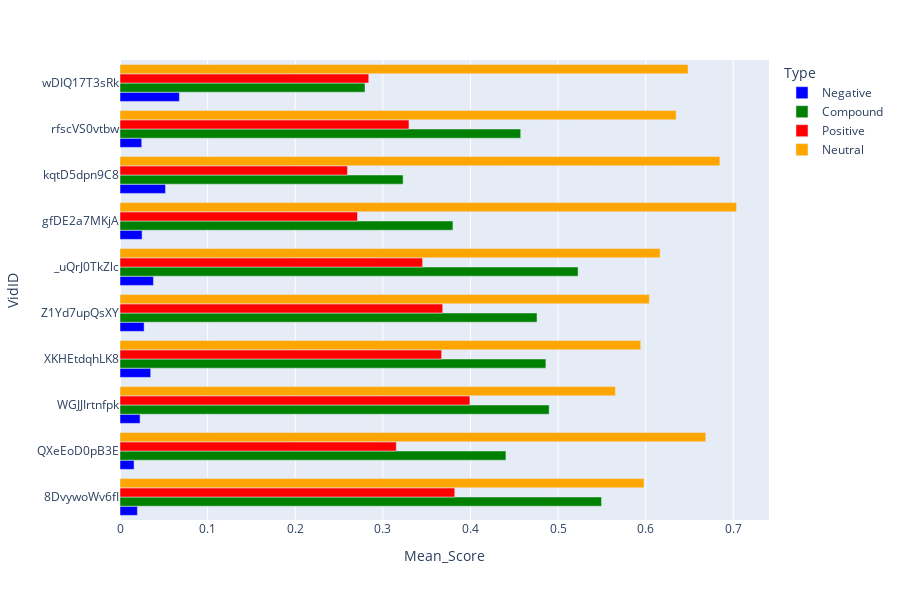

Notebook source saved alongside this figure:
### Code cell
colors = {"Neutral":"orange", "Negative":"blue", "Positive":"red", "Compound":"green"}
bar_fig = px.bar(sum_df_melt, y="VidID", x="Mean_Score", color="Type", barmode="group",
                color_discrete_map = colors, height=600)
bar_fig.show()

### Figure 1 — Plotly figure (JSON) as saved in the notebook; plotly's stock layout.template omitted (floating-point values rounded to 4 significant figures)
{"data": [{"alignmentgroup": "True", "hovertemplate": "Type=Negative<br>Mean_Score=%{x}<br>VidID=%{y}<extra></extra>", "legendgroup": "Negative", "marker": {"color": "blue", "pattern": {"shape": ""}}, "name": "Negative", "offsetgroup": "Negative", "orientation": "h", "showlegend": true, "textposition": "auto", "type": "bar", "x": [0.01984, 0.01606, 0.02292, 0.03503, 0.02754, 0.03818, 0.0252, 0.05193, 0.02479, 0.06777], "xaxis": "x", "y": ["8DvywoWv6fI", "QXeEoD0pB3E", "WGJJIrtnfpk", "XKHEtdqhLK8", "Z1Yd7upQsXY", "_uQrJ0TkZlc", "gfDE2a7MKjA", "kqtD5dpn9C8", "rfscVS0vtbw", "wDIQ17T3sRk"], "yaxis": "y"}, {"alignmentgroup": "True", "hovertemplate": "Type=Compound<br>Mean_Score=%{x}<br>VidID=%{y}<extra></extra>", "legendgroup": "Compound", "marker": {"color": "green", "pattern": {"shape": ""}}, "name": "Compound", "offsetgroup": "Compound", "orientation": "h", "showlegend": true, "textposition": "auto", "type": "bar", "x": [0.5496, 0.4405, 0.4899, 0.4861, 0.476, 0.5228, 0.38, 0.3231, 0.4574, 0.2796], "xaxis": "x", "y": ["8DvywoWv6fI", "QXeEoD0pB3E", "WGJJIrtnfpk", "XKHEtdqhLK8", "Z1Yd7upQsXY", "_uQrJ0TkZlc", "gfDE2a7MKjA", "kqtD5dpn9C8", "rfscVS0vtbw", "wDIQ17T3sRk"], "yaxis": "y"}, {"alignmentgroup": "True", "hovertemplate": "Type=Positive<br>Mean_Score=%{x}<br>VidID=%{y}<extra></extra>", "legendgroup": "Positive", "marker": {"color": "red", "pattern": {"shape": ""}}, "name": "Positive", "offsetgroup": "Positive", "orientation": "h", "showlegend": true, "textposition": "auto", "type": "bar", "x": [0.3821, 0.3154, 0.3994, 0.3671, 0.3683, 0.3454, 0.2711, 0.2596, 0.3298, 0.2839], "xaxis": "x", "y": ["8DvywoWv6fI", "QXeEoD0pB3E", "WGJJIrtnfpk", "XKHEtdqhLK8", "Z1Yd7upQsXY", "_uQrJ0TkZlc", "gfDE2a7MKjA", "kqtD5dpn9C8", "rfscVS0vtbw", "wDIQ17T3sRk"], "yaxis": "y"}, {"alignmentgroup": "True", "hovertemplate": "Type=Neutral<br>Mean_Score=%{x}<br>VidID=%{y}<extra></extra>", "legendgroup": "Neutral", "marker": {"color": "orange", "pattern": {"shape": ""}}, "name": "Neutral", "offsetgroup": "Neutral", "orientation": "h", "showlegend": true, "textposition": "auto", "type": "bar", "x": [0.5981, 0.6686, 0.5655, 0.5943, 0.6041, 0.6164, 0.7037, 0.6847, 0.6348, 0.6483], "xaxis": "x", "y": ["8DvywoWv6fI", "QXeEoD0pB3E", "WGJJIrtnfpk", "XKHEtdqhLK8", "Z1Yd7upQsXY", "_uQrJ0TkZlc", "gfDE2a7MKjA", "kqtD5dpn9C8", "rfscVS0vtbw", "wDIQ17T3sRk"], "yaxis": "y"}], "layout": {"barmode": "group", "height": 600, "legend": {"title": {"text": "Type"}, "tracegroupgap": 0}, "margin": {"t": 60}, "xaxis": {"anchor": "y", "domain": [0, 1], "title": {"text": "Mean_Score"}}, "yaxis": {"anchor": "x", "domain": [0, 1], "title": {"text": "VidID"}}}}
